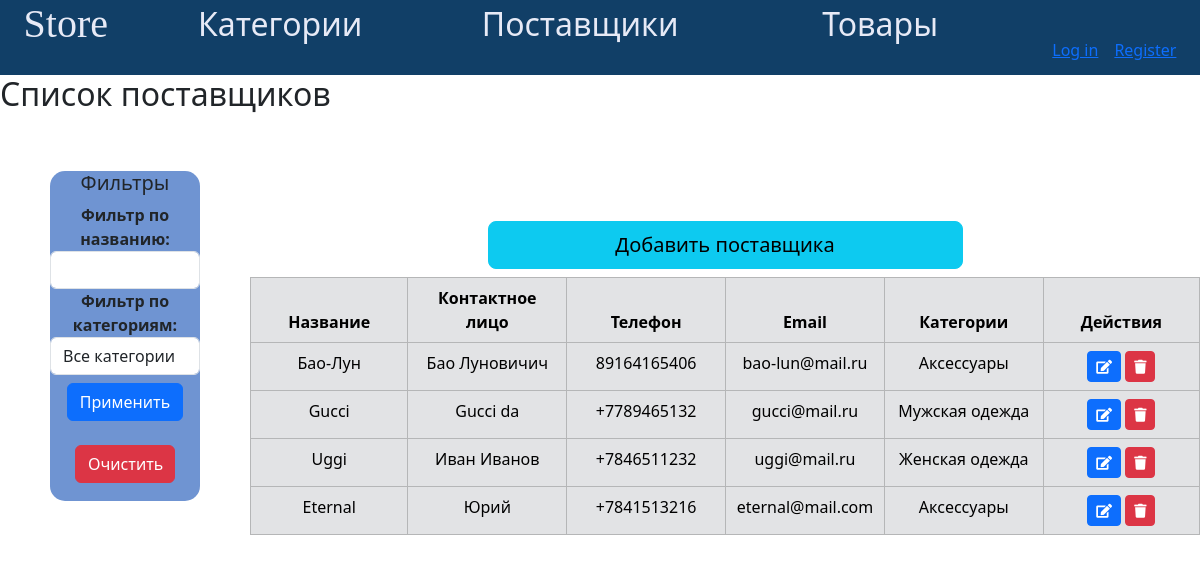
Screenshot of /providers_list/ with the database file from the repository.
### app_store/models.py (models this page shows, shortened)
class Provider(models.Model):
    name = models.CharField(max_length=50, verbose_name='поставщик')
    phone_number = models.CharField(max_length=11, verbose_name='телефон поставщика')
    email = models.EmailField(max_length=50, verbose_name='почта')
    contact_person = models.CharField(max_length=255, verbose_name='контактное лицо')
    categories = models.ManyToManyField(GoodCategory, verbose_name='категории')
    class Meta:
        db_table = 'providers'
        verbose_name = 'поставщик'
        verbose_name_plural = 'поставщики'

class GoodCategory(models.Model):
    name = models.CharField(verbose_name='категория товара', max_length=50,
                            db_index=True)
    class Meta:
        db_table = 'category'
        verbose_name = 'категория'
        verbose_name_plural = 'категории'
    def __str__(self):
        return f'{self.name}'

### app_store/views.py (the view, shortened to what this page needs)
# urls.py: path('providers_list/', ProviderListView.as_view(), name='providers_list'),
class ProviderListView(View):
    def get(self, request):
        providers = Provider.objects.all()
        categories = GoodCategory.objects.all()
        selected_category = request.GET.get('category')
        name_filter = request.GET.get('name')
        if 'clear_filters' in request.GET:
            selected_category = None
            name_filter = ''
        if selected_category:
            providers = providers.filter(categories__id=selected_category)
        if name_filter:
            providers = providers.filter(name__icontains=name_filter)
        form = ProviderForm()
        return render(request, 'app_store/providers_list.html', {
            'providers': providers,
            'form': form,
            'categories': categories,
            'selected_category': selected_category,
            'name_filter': name_filter,
        })

### app_store/forms.py
class ProviderForm(forms.ModelForm):
    class Meta:
        model = Provider
        fields = ['name', 'contact_person', 'phone_number', 'email', 'categories']

### app_store/templates/app_store/providers_list.html (shortened to what this page needs)
{% extends 'app_store/base.html' %}
{% load static %}
{% block links %}
  <link rel="stylesheet" type="text/css" href="{% static 'app_store/css/style1.css' %}">
  <link rel="stylesheet" href="https://cdn.jsdelivr.net/npm/bootstrap@5.3.2/dist/css/bootstrap.min.css">
  <link rel="stylesheet" href="https://cdnjs.cloudflare.com/ajax/libs/font-awesome/5.15.3/css/all.min.css">
{% endblock %}
{% block content %}
  <h2>Список поставщиков</h2>
  <div style="display: flex;">
    <div class="filterForm">
      <h5>Фильтры</h5>
       <form method="get">
        <div class="form-group">
          <label for="name-filter"><b>Фильтр по названию:</b></label>
          <input style="margin: 0 auto; width: 150px;" type="text" class="form-control" id="name-filter" name="name" value="{{ request.GET.name }}">
        </div>
        <div class="form-group">
          <label for="category-filter"><b>Фильтр по категориям:</b></label>
          <select style="margin: 0 auto; width: 150px;" class="form-control" id="category-filter" name="category">
            <option value="">Все категории</option>
          </select>
        </div>
          <button type="submit" class="btn btn-primary mt-2 mb-3">Применить</button>
         <button style="width: 100px;" class="btn btn-danger mt-2 mb-3" type="submit" name="clear_filters">Очистить</button>
      </form>
    </div>
    <div class="tableContainer">
      <div class="d-grid gap-2 col-6 mx-auto">
        <button type="button" class="btn btn-info btn-lg mb-2" data-bs-toggle="modal" data-bs-target="#addProviderModal">
      Добавить поставщика
      </button>
    </div>
    <table class="table table-secondary table-hover table-bordered text-center">
      <thead>
        <tr>
          <th>Название</th>
          <th>Контактное лицо</th>
          <th>Телефон</th>
          <th>Email</th>
          <th>Категории</th>
          <th>Действия</th>
        </tr>
      </thead>
      <tbody>
        {% for provider in providers %}
          <tr>
            <td>{{ provider.name }}</td>
            <td>{{ provider.contact_person }}</td>
            <td>{{ provider.phone_number }}</td>
            <td>{{ provider.email }}</td>
            <td>
                {% for category in provider.categories.all %}
                  {{ category.name }}{% if not forloop.last %}, {% endif %}
                {% endfor %}
            </td>
            <td>
             <button type="button" class="btn btn-primary btn-sm" onclick="location.href='{% url 'edit_provider' provider.id %}'">
              <i class="fas fa-edit"></i>
              </button>
              <form method="post" action="{% url 'delete_provider' provider.id %}" style="display: inline;">
                <button type="submit" class="btn btn-danger btn-sm">
                  <i class="fas fa-trash"></i></button>
              </form>
          </td>
          </tr>
        {% empty %}
          <tr>
            <td colspan="4">Нет поставщиков</td>
          </tr>
        {% endfor %}
      </tbody>
    </table>
  </div>
  </div>
{% endblock %}

### app_store/static/app_store/css/style1.css (style rules this page uses)
body { background-color: #a2a8d3 }
.tableContainer { margin-top: 100px; width: 1500px; }
td, th { max-width: 100px; }
.filterForm { margin: 50px; width: 200px; text-align: center; background-color: #6F94D2; border-radius: 15px; }

### rows the page displays
Provider: name "Бао-Лун", contact_person "Бао Луновичич", phone_number "89164165406", email "bao-lun@mail.ru"
GoodCategory: name "Аксессуары"
Provider: name "Gucci", contact_person "Gucci da", phone_number "+7789465132", email "gucci@mail.ru"
GoodCategory: name "Мужская одежда"
Provider: name "Uggi", contact_person "Иван Иванов", phone_number "+7846511232", email "uggi@mail.ru"
GoodCategory: name "Женская одежда"
Provider: name "Eternal", contact_person "Юрий", phone_number "+7841513216", email "eternal@mail.com"
